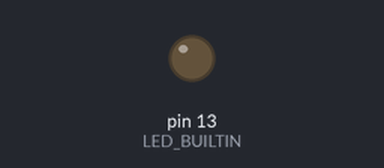
This sketch was run on a simulated Arduino Uno, built with avr-gcc and run on an emulated ATmega328P. Shown: output pins drawn as LEDs (lit = HIGH).

Above: at 1.2 s.
At 8.4 s:
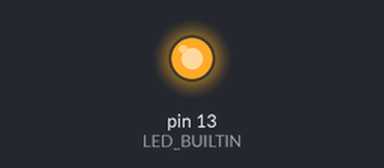
Timing chart, 0 to 8.7 s (numbered marks = the images above):
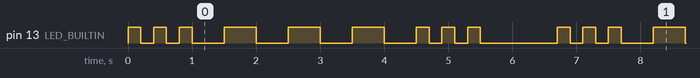

Measured:
- by itself, pin 13 (LED_BUILTIN): repeats every 6.7 s: 2 × (LOW 0.20 s, HIGH 0.20 s), 3 × (LOW 0.50 s, HIGH 0.50 s), LOW 0.50 s, 2 × (HIGH 0.20 s, LOW 0.20 s), HIGH 0.20 s, LOW 1.2 s, HIGH 0.20 s
- by itself, everything shown: repeats every 6.7 s, in 18 steps

The sketch:

TRUE_BLINK_SOS_SIGNAL.ino
```cpp
void setup() {
  // put your setup code here, to run once:
pinMode(LED_BUILTIN, OUTPUT);
}

void loop() {
  // put your main code here, to run repeatedly:
flash(200); flash(200); flash(200); //S
delay(300); //otherwise
flash(500); flash(500); flash(500); //O
flash(200); flash(200); flash(200); //S
delay(1000); //wait 1 second
}

void flash(int duration)
{
  digitalWrite(LED_BUILTIN, HIGH);
  delay(duration);
  digitalWrite(LED_BUILTIN, LOW);
  delay(duration);
}
```
